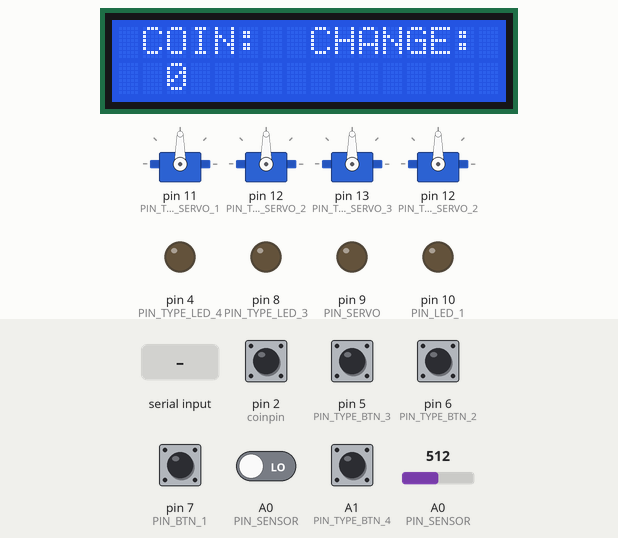
Bench run of a sketch on a simulated Arduino Uno, built with avr-gcc and run on an emulated ATmega328P. On the bench: 4 × servo, 16×2 character LCD, output pins drawn as LEDs (lit = HIGH). The test bench sets the inputs (shaded band); at power-on: A1 (PIN_TYPE_BTN_4), pin 2 (coinpin), pin 5 (PIN_TYPE_BTN_3), pin 6 (PIN_TYPE_BTN_2), pin 7 (PIN_BTN_1) HIGH, A0 (PIN_SENSOR) LOW, A0 (PIN_SENSOR) = 512. What the sketch prints to the serial monitor is not drawn.

Above: at 1.2 s.
1.3 s: pin 5 (PIN_TYPE_BTN_3) pulled LOW for 1 s
At 2.1 s:
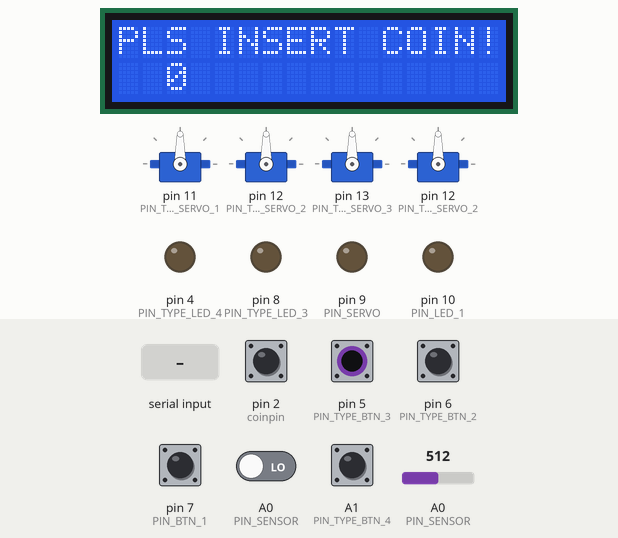
4.1 s: "done" received over Serial
At 4.42 s:
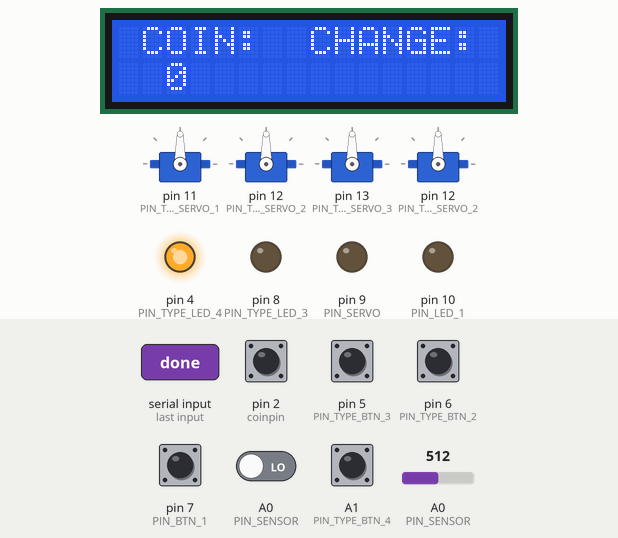
5.9 s: pin 2 (coinpin) pulled LOW for 0.15 s
At 6.6 s:
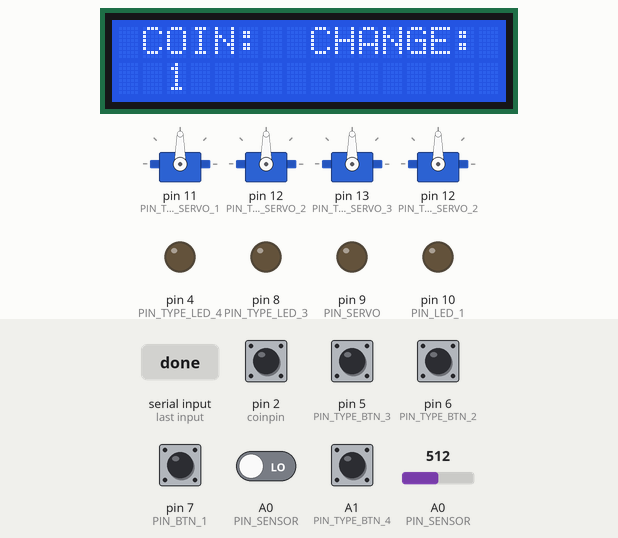
7.5 s: pin 2 (coinpin) pulled LOW for 1 s
At 8.8 s:
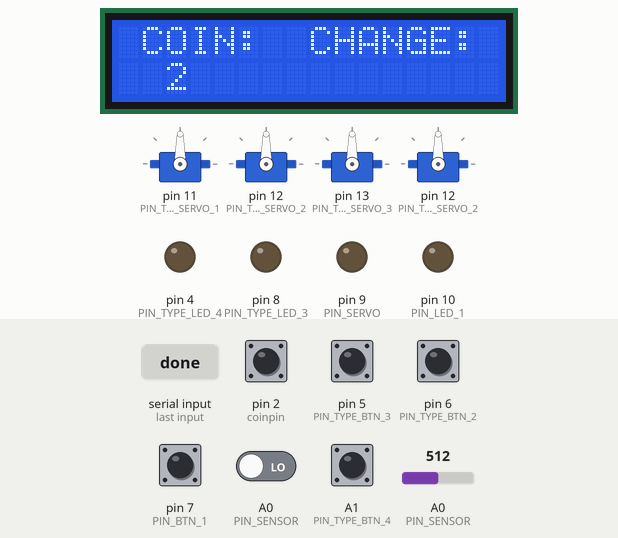
11.5 s: "1" received over Serial
14.5 s: A0 (PIN_SENSOR) driven HIGH
At 15.6 s:
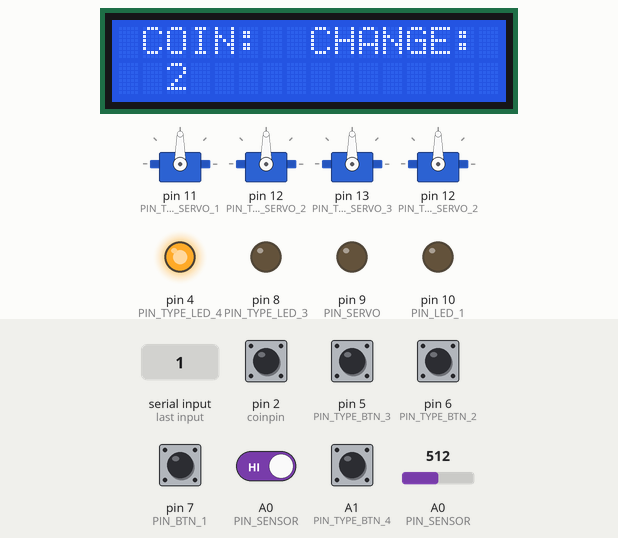
Timing chart, 0 to 17.5 s (numbered marks = the images above; inputs shaded):
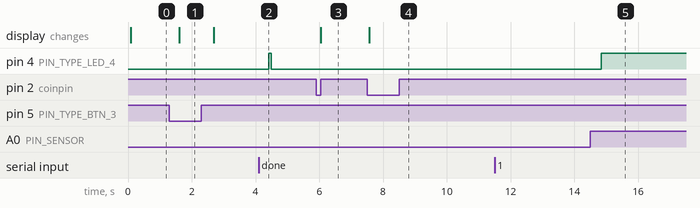

Measured:
- after the input at 1.3 s, the display: changes after 0.31 s (image 1)
- after the input at 4.1 s, pin 4 (PIN_TYPE_LED_4): LOW → HIGH after 0.32 s, → LOW 0.08 s later
- after the input at 5.9 s, the display: changes after 0.14 s (image 3)
- after the input at 7.5 s, the display: changes after 0.07 s (image 4)
- after the input at 11.5 s, every drawn part: stays the same
- after the input at 14.5 s, pin 4 (PIN_TYPE_LED_4): LOW → HIGH after 0.34 s

The sketch:

CIGARETTE_VENDO_MACHINE_PROJECT_FINAL.ino
```cpp
#include "Common.h"
#define PIN_TYPE_LED_4 4
unsigned int SelectedPrice = 0;
byte SelectedID = 0;
unsigned int aChange = 0;
bool isEmpty = true;

void setup()
{
  // put your setup code here, to run once:
  Serial.begin(9600);
  Serial.setTimeout(100);
  pinMode(A1, INPUT_PULLUP);
  initAll();
  pinMode(coinpin,INPUT_PULLUP);
  attachInterrupt(0,coinInserted,FALLING);
}

void loop()
{
  Display_Main();
  onDispense();

  module_1.run(onClick);
  module_2.run(onClick);
  module_3.run(onClick);
  onDispense();
  //module_4.onDispense(coin);

  module_1.LED(onLight);
  module_2.LED(onLight);
  module_3.LED(onLight);
  module_4.Sensor();
}

void onDispense()
{
  Display_Main();
  if (Serial.available()>0){
    String cmd= Serial.readString();
    cmd.trim();
    digitalWrite(4, LOW);
    if (cmd.equals("done")){
      Serial.println("Yey!");
      digitalWrite(4, HIGH);
    }
  }

  if (digitalRead(A1) == LOW){
    digitalWrite(4, LOW);
    Serial.println(coin);
    delay(1000);
    coinDispense();
  }
}

void onClick(byte aID, unsigned aPrice)
{
  SelectedPrice = aPrice;
  SelectedID = aID;
  coin = aChange;

  switch(SelectedID)
  {
    case 1: modulex = module_1;
    break;
    case 2: modulex = module_2;
    break;
    case 3: modulex = module_3;
    break;
  }

  if(coin >= aPrice)
  {
    modulex.Servomove();
    coin = coin - aPrice;
  }

  if(coin < aPrice)
  {
    Display_InsertCoin();
  }
}

void onLight(byte aID, unsigned aPrice)
{
  SelectedPrice = aPrice;
  SelectedID = aID;

  switch(SelectedID)
  {
    case 1: modulez = module_1;
    break;
    case 2: modulez = module_2;
    break;
    case 3: modulez = module_3;
    break;
  }
  if(coin >= aPrice)
  {
    modulez.ledon();
  }
  else
  {
    modulez.ledoff();
  }
  //Serial.println(aPrice);
}
```

Common.h
```cpp
#include "uDisplay.h"
#include "uType.h"

#define PIN_TYPE_LED_1 10
#define PIN_TYPE_LED_2 9
#define PIN_TYPE_LED_3 8
#define PIN_TYPE_LED_4 4

#define PIN_TYPE_BTN_1 7
#define PIN_TYPE_BTN_2 6
#define PIN_TYPE_BTN_3 5
#define PIN_TYPE_BTN_4 A1

#define PIN_TYPE_SERVO_1 11
#define PIN_TYPE_SERVO_2 12
#define PIN_TYPE_SERVO_3 13

#define PIN_TYPE_SENSOR_1 A0

TType module_1, module_2, module_3, module_4;
TType modulex, moduley, modulez;


void initAll()
{
  module_1.init(PIN_TYPE_BTN_1, PIN_TYPE_SERVO_1, PIN_TYPE_LED_1, PIN_TYPE_SENSOR_1, 1, 5);
  module_2.init(PIN_TYPE_BTN_2, PIN_TYPE_SERVO_2, PIN_TYPE_LED_2, PIN_TYPE_SENSOR_1, 2, 10);
  module_3.init(PIN_TYPE_BTN_3, PIN_TYPE_SERVO_3, PIN_TYPE_LED_3, PIN_TYPE_SENSOR_1, 3, 20);
  module_4.init(PIN_TYPE_BTN_4, PIN_TYPE_SERVO_2, PIN_TYPE_LED_4, PIN_TYPE_SENSOR_1, 4, 0);
}
```

uDisplay.h
```cpp
#include <LiquidCrystal_I2C.h>

LiquidCrystal_I2C lcd(0x27,16,2);

int coin = 0;
int coinpin = 2;
int screenWidth = 16;
int screenHeight = 2;
String line1 = "**Cebu-DIYTech**";
String line2 = "Cigarette Stick Vendo Machine!";
int stringStart = 0;
int stringEnd = 0;
int scrollCursor = screenWidth;

void Display_Main()
{
  lcd.begin(screenWidth,screenHeight);
  lcd.backlight();
  lcd.setCursor(0,0);
  lcd.print(" COIN:  CHANGE:");
  lcd.setCursor(2,1);
  lcd.print(coin);
}

void Display_InsertCoin()
{
  lcd.begin(screenWidth,screenHeight);
  lcd.backlight();
  lcd.setCursor(0,0);
  lcd.print("PLS INSERT COIN!");
  lcd.setCursor(2,1);
  lcd.print(coin);
}

void coinInserted()
{
  coin += 1;
}

void coinDispense()
{
  coin = coin - coin;
}

void Display_Home()
{
  lcd.begin(screenWidth,screenHeight);
  lcd.backlight();
  lcd.setCursor(0,0);
  lcd.print(line1);
  lcd.setCursor(scrollCursor,1);
  lcd.print(line2.substring(stringStart,stringEnd));
  delay(10);
  //lcd.clear();

  if(stringStart == 0 && scrollCursor > 0)
  {
    scrollCursor--;
    stringEnd++;
  }
  else if(stringStart == stringEnd)
  {
    stringStart = stringEnd = 0;
    scrollCursor = screenWidth;
  }
  else if(stringEnd == line2.length() && scrollCursor == 0)
  {
    stringStart++;
  }
  else
  {
    stringStart++;
    stringEnd++;
  }
}

void DisplayEmpty()
{
  lcd.begin(screenWidth,screenHeight);
  lcd.backlight();
  lcd.setCursor(0,0);
  lcd.print("CIGARETTE IS");
  lcd.setCursor(2,1);
  lcd.print("EMPTY!");
}
```

uType.h
```cpp
#include <Servo.h>
#include <Wire.h>

class TType
{
  private:
    int PIN_BTN_CANCEL = A1;

    int PIN_BTN_1 = 7;

    int PIN_LED_1 = 10;

    int PIN_SERVO = 9;

    int PIN_SENSOR = A0;

    byte ID = 0;

    int val = 0;

    unsigned int Price = 0;
    unsigned int Money = 0;
    unsigned int Change = 0;

    Servo myservo;

    public:
    void init(int aPin, int aServo, int aLed, int aSensor, byte aID, unsigned int aPrice);
    void run(void onClick(byte aID, unsigned aPrice));
    //void onDispense(unsigned aChange);
    void LED(void onLight(byte aID, unsigned aPrice));
    void Servomove();
    void Sensor();
    void ledon();
    void ledoff();
};

void TType::init(int aPin, int aServo, int aLed, int aSensor, byte aID, unsigned int aPrice)//Parameters
{
   PIN_LED_1 = aLed;
   PIN_SERVO = aServo;
   PIN_BTN_1 = aPin;
   PIN_SENSOR = aSensor;
   ID = aID;
   Price = aPrice;

   //Assigning Function of each pins
   myservo.attach(PIN_SERVO);
   pinMode(PIN_BTN_1, INPUT_PULLUP);
   pinMode(PIN_LED_1, OUTPUT);
   pinMode(PIN_SENSOR, INPUT);
}

void TType::run(void onClick(byte aID, unsigned aPrice))
{
   if(digitalRead(PIN_BTN_1) == LOW)
   {
      onClick(ID,Price);
      delay(1000);
   }
}

/*void TType::onDispense(unsigned aChange)
{
  if (Serial.available()>0)
  {
    String cmd= Serial.readString();
    cmd.trim();
    digitalWrite(PIN_LED_1, LOW);
    if (cmd.equals("done")){
      Serial.println("Yey!");
      digitalWrite(PIN_LED_1, HIGH);
    }
  }

  if(digitalRead(PIN_BTN_1) == LOW)
   {
      digitalWrite(PIN_LED_1, LOW);
      Serial.println(aChange);
      delay(1000);
   }
}*/

void TType::Servomove()
{
    myservo.write(0);
    delay(1000);
    myservo.write(90);
    delay(1000);
    //myservo.write(0);
}

void TType::Sensor()
{
  if(digitalRead(PIN_SENSOR) == HIGH)
  {
    digitalWrite(PIN_LED_1,HIGH);
  }
  else
  {
    digitalWrite(PIN_LED_1,LOW);
  }
  val = analogRead(PIN_SENSOR);
  //Serial.println(val);
  delay(100);
}

void TType::LED(void onLight(byte aID, unsigned aPrice))
{
    onLight(ID,Price);
}

void TType::ledon()
{
  digitalWrite(PIN_LED_1,HIGH);
}

void TType::ledoff()
{
  digitalWrite(PIN_LED_1,LOW);
}
```
